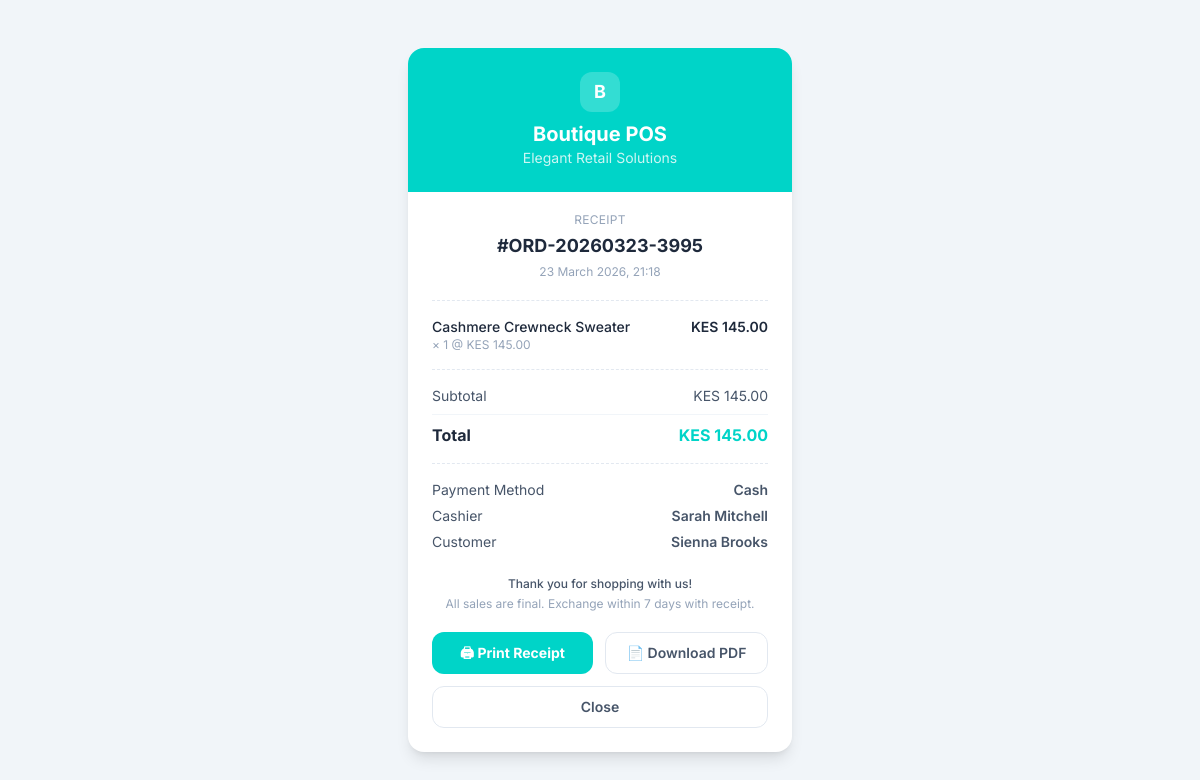
Page /pos/receipt/1 (signed in) on the committed database.
### app/models.py (models this page shows, shortened)
class Sale(db.Model):
    __tablename__ = 'sales'
    id = db.Column(db.Integer, primary_key=True)
    order_number = db.Column(db.String(20), unique=True, nullable=False, index=True)
    customer_id = db.Column(db.Integer, db.ForeignKey('customers.id'), nullable=True)
    cashier_id = db.Column(db.Integer, db.ForeignKey('users.id'), nullable=False)
    subtotal = db.Column(db.Float, default=0.0)
    discount = db.Column(db.Float, default=0.0)
    total_amount = db.Column(db.Float, default=0.0)
    total_cost = db.Column(db.Float, default=0.0)    # sum of cost prices
    total_profit = db.Column(db.Float, default=0.0)  # revenue - cost
    payment_method = db.Column(db.String(20), default='cash')  # cash | mpesa
    mpesa_ref = db.Column(db.String(50), default='')
    status = db.Column(db.String(20), default='completed')  # completed | pending | cancelled
    notes = db.Column(db.Text, default='')
    created_at = db.Column(db.DateTime, default=datetime.utcnow, index=True)
    items = db.relationship('SaleItem', backref='sale', lazy='dynamic',
                            cascade='all, delete-orphan')

class SaleItem(db.Model):
    __tablename__ = 'sale_items'
    id = db.Column(db.Integer, primary_key=True)
    sale_id = db.Column(db.Integer, db.ForeignKey('sales.id'), nullable=False)
    product_id = db.Column(db.Integer, db.ForeignKey('products.id'), nullable=False)
    variant_id = db.Column(db.Integer, db.ForeignKey('product_variants.id'), nullable=True)
    quantity = db.Column(db.Integer, default=1)
    unit_price = db.Column(db.Float, nullable=False)
    line_total = db.Column(db.Float, nullable=False)
    size = db.Column(db.String(20), default='')
    color = db.Column(db.String(50), default='')
    product_name = db.Column(db.String(200), default='')  # snapshot
    cost_price = db.Column(db.Float, default=0.0)         # cost at time of sale

class User(UserMixin, db.Model):
    __tablename__ = 'users'
    id = db.Column(db.Integer, primary_key=True)
    name = db.Column(db.String(120), nullable=False)
    email = db.Column(db.String(120), unique=True, nullable=False, index=True)
    password_hash = db.Column(db.String(256), nullable=False)
    role = db.Column(db.String(20), default='cashier')  # admin | cashier
    avatar = db.Column(db.String(200), default='')
    is_active = db.Column(db.Boolean, default=True)
    created_at = db.Column(db.DateTime, default=datetime.utcnow)
    last_login = db.Column(db.DateTime)
    sales = db.relationship('Sale', backref='cashier', lazy='dynamic')

class Customer(db.Model):
    __tablename__ = 'customers'
    id = db.Column(db.Integer, primary_key=True)
    name = db.Column(db.String(120), nullable=False)
    phone = db.Column(db.String(30), unique=True, nullable=False, index=True)
    email = db.Column(db.String(120), default='')
    photo = db.Column(db.String(300), default='')
    tier = db.Column(db.String(20), default='Bronze')  # VIP | Gold | Silver | Bronze
    loyalty_points = db.Column(db.Integer, default=0)
    store_credit = db.Column(db.Float, default=0.0)
    preferred_size = db.Column(db.String(10), default='')
    style_tags = db.Column(db.String(300), default='')  # comma-separated
    staff_note = db.Column(db.Text, default='')
    marketing_optin = db.Column(db.Boolean, default=True)
    created_at = db.Column(db.DateTime, default=datetime.utcnow)
    sales = db.relationship('Sale', backref='customer', lazy='dynamic')

### app/routes/pos.py (the view)
@pos_bp.route('/pos/receipt/<int:sale_id>')
@login_required
def receipt(sale_id):
    sale = Sale.query.get_or_404(sale_id)
    items = sale.items.all()
    return render_template('pos/receipt.html', sale=sale, items=items)

### app/models.py (called while the page is built)
@login_manager.user_loader
def load_user(user_id):
    return db.session.get(User, int(user_id))

    @staticmethod
    def get(key, default=''):
        row = StoreSetting.query.filter_by(key=key).first()
        return row.value if row else default

### app/templates/pos/receipt.html (shortened to what this page needs)
<!DOCTYPE html>
<html lang="en">
<head>
  <script src="https://cdn.tailwindcss.com"></script>
</head>
<body class="bg-slate-100 min-h-screen flex items-center justify-center p-6">
  <div class="bg-white w-full max-w-sm rounded-2xl shadow-lg overflow-hidden">
    <div class="bg-[#00D4C8] px-6 py-6 text-center text-white">
      <div class="w-10 h-10 bg-white/20 rounded-xl flex items-center justify-center mx-auto mb-2">
        <span class="text-white font-bold text-lg">B</span>
      </div>
      <h1 class="font-bold text-xl">Boutique POS</h1>
      <p class="text-sm text-white/80">Elegant Retail Solutions</p>
    </div>
    <div class="px-6 py-5">
      <div class="text-center mb-5">
        <p class="text-xs text-slate-400 uppercase tracking-wide mb-1">Receipt</p>
        <p class="font-bold text-slate-800 text-lg">#{{ sale.order_number }}</p>
        <p class="text-xs text-slate-400 mt-1">{{ sale.created_at.strftime('%d %B %Y, %H:%M') }}</p>
      </div>
      <div class="border-t border-dashed border-slate-200 my-4"></div>
      <div class="space-y-3 mb-4">
        {% for item in items %}
        <div class="flex items-start justify-between text-sm">
          <div class="flex-1">
            <p class="font-medium text-slate-800">{{ item.product_name }}</p>
            <p class="text-xs text-slate-400">× {{ item.quantity }} @ KES {{ "{:,.2f}".format(item.unit_price) }}</p>
          </div>
          <span class="font-semibold text-slate-800">KES {{ "{:,.2f}".format(item.line_total) }}</span>
        </div>
        {% endfor %}
      </div>
      <div class="border-t border-dashed border-slate-200 my-4"></div>
      <div class="space-y-2 text-sm mb-4">
        <div class="flex justify-between text-slate-600">
          <span>Subtotal</span>
          <span>KES {{ "{:,.2f}".format(sale.subtotal) }}</span>
        </div>
        <div class="flex justify-between font-bold text-slate-800 text-base pt-2 border-t border-slate-100">
          <span>Total</span>
          <span class="text-[#00D4C8]">KES {{ "{:,.2f}".format(sale.total_amount) }}</span>
        </div>
      </div>
      <div class="border-t border-dashed border-slate-200 my-4"></div>
      <div class="space-y-1.5 text-sm text-slate-600 mb-4">
        <div class="flex justify-between">
          <span>Payment Method</span>
          <span class="font-semibold capitalize">{{ sale.payment_method }}</span>
        </div>
        <div class="flex justify-between">
          <span>Cashier</span>
          <span class="font-semibold">{{ sale.cashier.name if sale.cashier else '—' }}</span>
        </div>
        {% if sale.customer %}
        <div class="flex justify-between">
          <span>Customer</span>
          <span class="font-semibold">{{ sale.customer.name }}</span>
        </div>
        {% endif %}
      </div>
      <div class="text-center text-xs text-slate-400 mt-6">
        <p class="font-medium text-slate-600 mb-1">Thank you for shopping with us!</p>
        <p>All sales are final. Exchange within 7 days with receipt.</p>
      </div>
    </div>
    <div class="px-6 pb-6 flex flex-col gap-3 no-print">
      <div class="flex gap-3">
        <button onclick="window.print()"
                class="flex-1 py-2.5 bg-[#00D4C8] hover:bg-[#00B5AA] text-white rounded-xl text-sm font-bold transition">
          🖨 Print Receipt
        </button>
        <a href="{{ url_for('pos.receipt_pdf', sale_id=sale.id) }}"
           class="flex-1 py-2.5 border border-slate-200 text-slate-600 rounded-xl text-sm font-semibold hover:bg-slate-50 transition flex items-center justify-center">
          📄 Download PDF
        </a>
      </div>
      <button onclick="window.close()"
              class="w-full py-2.5 border border-slate-200 text-slate-600 rounded-xl text-sm font-semibold hover:bg-slate-50 transition">
        Close
      </button>
    </div>
  </div>
</body>
</html>

### app/templates/pos/receipt.html (style rules this page uses)
body { font-family: 'Inter', sans-serif; }

### rows in the picture
Sale: order_number "ORD-20260323-3995", created_at "23 March 2026, 21:18", subtotal "145.00", total_amount "145.00", payment_method "Cash"
SaleItem: product_name "Cashmere Crewneck Sweater", quantity "1", unit_price "145.00", line_total "145.00"
User: cashier "Sarah Mitchell"
Customer: customer.name "Sienna Brooks"
